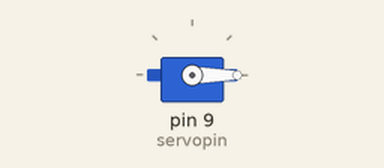
Simulated run of this sketch. Board: Arduino Uno, built with avr-gcc and run on an emulated ATmega328P. Shown: servo.

Above: at 0.05 s.
Timing chart, 0 to 4.6 s (numbered marks = the images above):
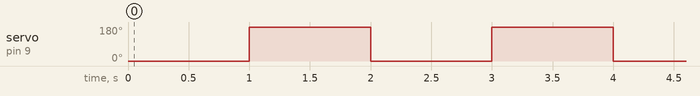

The sketch:

server.ino
```cpp
#include <Servo.h>
Servo myservo;
int servopin=9;
int angle=0;
void setup() {
  myservo.attach(servopin);
  Serial.begin(9600);
  myservo.write(0);
}

void loop() {
   /*for(angle=0;angle<=90;angle++){
    Serial.print("goc la: ");Serial.print(angle);
    myservo.write(angle);
    delay(300);
   }*/
   myservo.write(0);
   delay(1000);
   myservo.write(360);
   delay(1000);
}
```

Measured:
- by itself, servo on pin 9 (servopin): alternates 180° for 1.0 s and 0° for 1.0 s
